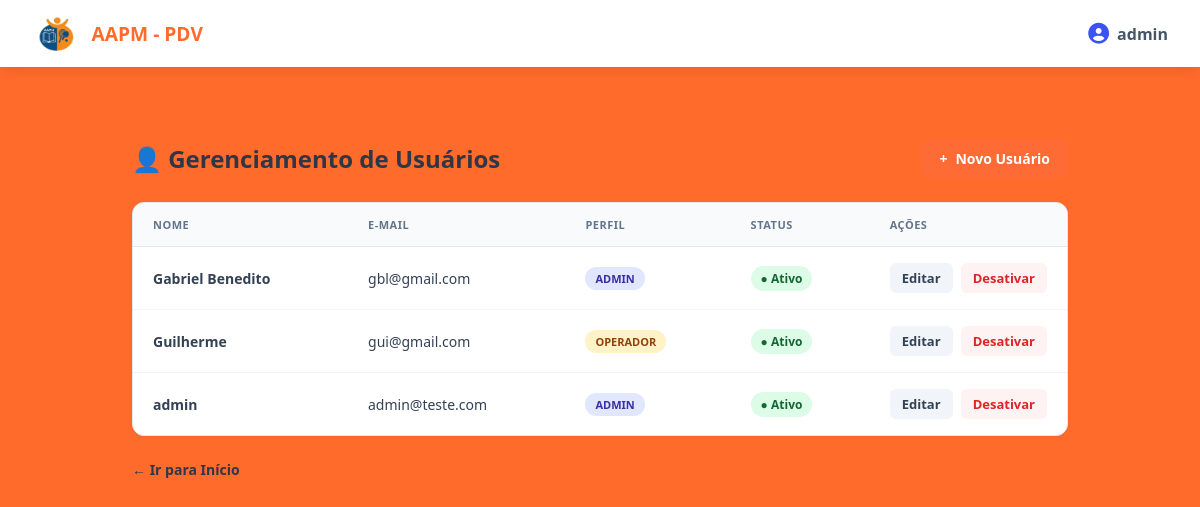
/usuarios/ (signed in), run on the app's committed database.
### app/models/usuarios.py (models this page shows)
class Usuario(Base):
    __tablename__ = "usuarios"
    id = Column(Integer, primary_key=True, autoincrement=True)
    nome = Column(String(100), nullable=False)
    email = Column(String(150), unique=True, nullable=False)
    senha_hash = Column(String(255), nullable=False)
    role = Column(String(20), nullable=False, default="operador")
    ativo = Column(Boolean, default=True)
    criando_em = Column(DateTime, server_default=func.now())

### app/controllers/usuario_controller.py (the view)
@router.get("/")
def listar_usuarios(
    request: Request,
    db: Session = Depends(get_db),
    admin = Depends(get_admin)  # bloqueia quem não é admin
):
    usuarios = db.query(Usuario).order_by(Usuario.nome).all()
    return templates.TemplateResponse(
        request,
        "usuarios/index.html",
        {
            "request": request,
            "usuario": admin,   # dados de quem está logado (para navbar)
            "usuarios": usuarios  # lista para exibir na tabela
        }
    )

### app/templates/usuarios/index.html (shortened to what this page needs)
{% extends "base.html" %}
{% block content %}
<div class="page-container">
    <div class="page-header">
        <h1 class="page-title">
            👤 Gerenciamento de Usuários
        </h1>
        <a href="/usuarios/novo" class="btn-novo">
            <span>+</span> Novo Usuário
        </a>
    </div>
    <div class="card-table">
        {% if usuarios %}
        <table class="data-table">
            <thead>
                <tr>
                    <th>Nome</th>
                    <th>E-mail</th>
                    <th>Perfil</th>
                    <th>Status</th>
                    <th style="width: 180px;">Ações</th>
                </tr>
            </thead>
            <tbody>
                {% for u in usuarios %}
                <tr>
                    <td style="font-weight: 600;">{{ u.nome }}</td>
                    <td>{{ u.email }}</td>
                    <td>
                        <span class="badge-role {% if u.role == 'admin' %}badge-admin{% else %}badge-operador{% endif %}">
                            {{ u.role }}
                        </span>
                    </td>
                    <td>
                        <span class="badge-status {% if u.ativo %}status-ativo{% else %}status-inativo{% endif %}">
                            {% if u.ativo %}● Ativo{% else %}○ Inativo{% endif %}
                        </span>
                    </td>
                    <td>
                        <div class="actions-cell">
                            <a href="/usuarios/{{ u.id }}/editar" class="btn-action btn-edit">Editar</a>
                            <form action="/usuarios/{{ u.id }}/toggle-ativo" method="post" style="display: inline;">
                                {% if u.ativo %}
                                    <button type="submit" class="btn-action btn-toggle-off" title="Desativar usuário">Desativar</button>
                                {% else %}
                                    <button type="submit" class="btn-action btn-toggle-on" title="Ativar usuário">Ativar</button>
                                {% endif %}
                            </form>
                        </div>
                    </td>
                </tr>
                {% endfor %}
            </tbody>
        </table>
        {% else %}
        <div class="empty-state">
            <p>Nenhum usuário cadastrado até o momento.</p>
        </div>
        {% endif %}
    </div>
    <a href="/" class="back-link">
        ← Ir para Início
    </a>
</div>
{% endblock %}

### app/static/CSS/style.css (style rules this page uses)
* { margin: 0; padding: 0; box-sizing: border-box; font-family: 'Segoe UI', Tahoma, Geneva, Verdana, sans-serif; }
body { background-color: #ff6b2b; color: #1e293b; min-height: 100vh; display: flex; flex-direction: column; }
.badge-role { background-color: #e0e7ff; color: #3b52f6; font-size: 0.8rem; font-weight: 700; padding: 4px 10px; border-radius: 20px; text-transform: uppercase; }

### app/templates/usuarios/index.html (style rules this page uses)
.page-container { padding: 32px; max-width: 1100px; margin: 0 auto; width: 100%; box-sizing: border-box; }
.page-header { display: flex; justify-content: space-between; align-items: center; margin-bottom: 24px; }
.page-title { font-size: 24px; font-weight: 800; color: #2D3748; display: flex; align-items: center; gap: 10px; }
.btn-novo { background-color: #FF6B35; color: #ffffff; padding: 10px 18px; border-radius: 8px; font-weight: 700; font-size: 14px; text-decoration: none; display: inline-flex; align-items: center; gap: 8px; transition: background-color 0.2s, transform 0.1s; }
.card-table { background-color: #ffffff; border: 1px solid #E2E8F0; border-radius: 12px; overflow: hidden; box-shadow: 0 1px 3px rgba(0, 0, 0, 0.05); }
.data-table { width: 100%; border-collapse: collapse; text-align: left; }
.data-table th { background-color: #F8FAFC; padding: 14px 20px; font-size: 11px; font-weight: 700; color: #64748B; text-transform: uppercase; letter-spacing: 0.5px; border-bottom: 1px solid #E2E8F0; }
.data-table td { padding: 16px 20px; font-size: 14px; color: #334155; border-bottom: 1px solid #F1F5F9; vertical-align: middle; }
.data-table tr:last-child td { border-bottom: none; }
.badge-role { display: inline-block; padding: 4px 10px; border-radius: 20px; font-size: 11px; font-weight: 700; text-transform: uppercase; }
.badge-admin { background-color: #E0E7FF; color: #3730A3; }
.badge-operador { background-color: #FEF3C7; color: #92400E; }
.badge-status { display: inline-flex; align-items: center; gap: 6px; padding: 4px 10px; border-radius: 20px; font-size: 12px; font-weight: 600; }
.status-ativo { background-color: #DCFCE7; color: #166534; }
.actions-cell { display: flex; align-items: center; gap: 8px; }
.btn-action { padding: 6px 12px; border-radius: 6px; font-size: 13px; font-weight: 600; text-decoration: none; border: none; cursor: pointer; transition: background-color 0.2s; }
.btn-edit { background-color: #F1F5F9; color: #334155; }
.btn-toggle-off { background-color: #FEF2F2; color: #DC2626; }
.back-link { display: inline-flex; align-items: center; gap: 6px; margin-top: 24px; color: #2D3748; font-weight: 700; font-size: 14px; text-decoration: none; }

### data on the page
Usuario: nome "Gabriel Benedito", email "gbl@gmail.com", role "ADMIN", ativo "● Ativo"
Usuario: nome "Guilherme", email "gui@gmail.com", role "OPERADOR", ativo "● Ativo"
Usuario: nome "admin", email "admin@teste.com", role "ADMIN", ativo "● Ativo"

### other printed values
{{ usuario.nome if usuario else 'Usuário' }} "admin"
